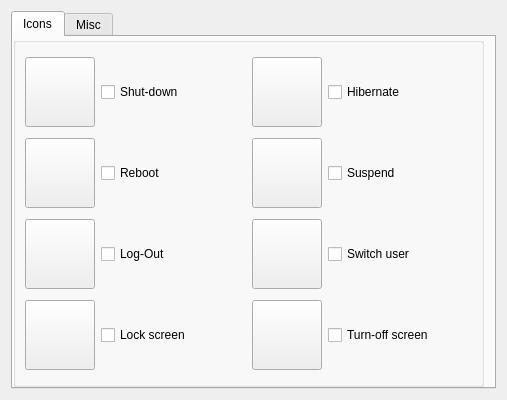
<?xml version="1.0" encoding="UTF-8"?>
<ui version="4.0">
 <class>AppearanceConfig</class>
 <widget class="QWidget" name="AppearanceConfig">
  <property name="geometry">
   <rect>
    <x>0</x>
    <y>0</y>
    <width>507</width>
    <height>400</height>
   </rect>
  </property>
  <property name="sizePolicy">
   <sizepolicy hsizetype="MinimumExpanding" vsizetype="Preferred">
    <horstretch>0</horstretch>
    <verstretch>0</verstretch>
   </sizepolicy>
  </property>
  <property name="minimumSize">
   <size>
    <width>450</width>
    <height>400</height>
   </size>
  </property>
  <property name="windowTitle">
   <string notr="true"/>
  </property>
  <layout class="QHBoxLayout" name="horizontalLayout">
   <item>
    <widget class="QTabWidget" name="tab">
     <property name="sizePolicy">
      <sizepolicy hsizetype="MinimumExpanding" vsizetype="Expanding">
       <horstretch>0</horstretch>
       <verstretch>0</verstretch>
      </sizepolicy>
     </property>
     <property name="currentIndex">
      <number>0</number>
     </property>
     <property name="tabsClosable">
      <bool>false</bool>
     </property>
     <widget class="QWidget" name="tabPage1">
      <property name="enabled">
       <bool>true</bool>
      </property>
      <property name="sizePolicy">
       <sizepolicy hsizetype="MinimumExpanding" vsizetype="Preferred">
        <horstretch>0</horstretch>
        <verstretch>0</verstretch>
       </sizepolicy>
      </property>
      <property name="accessibleName">
       <string/>
      </property>
      <attribute name="title">
       <string>Icons</string>
      </attribute>
      <widget class="QGroupBox" name="groupBox">
       <property name="geometry">
        <rect>
         <x>0</x>
         <y>0</y>
         <width>471</width>
         <height>350</height>
        </rect>
       </property>
       <property name="sizePolicy">
        <sizepolicy hsizetype="MinimumExpanding" vsizetype="Minimum">
         <horstretch>0</horstretch>
         <verstretch>0</verstretch>
        </sizepolicy>
       </property>
       <property name="minimumSize">
        <size>
         <width>300</width>
         <height>300</height>
        </size>
       </property>
       <property name="title">
        <string/>
       </property>
       <property name="alignment">
        <set>Qt::AlignCenter</set>
       </property>
       <property name="flat">
        <bool>true</bool>
       </property>
       <layout class="QGridLayout" name="gridLayout">
        <item row="1" column="1">
         <widget class="QCheckBox" name="checkBox">
          <property name="text">
           <string>Shut-down</string>
          </property>
         </widget>
        </item>
        <item row="2" column="1">
         <widget class="QCheckBox" name="checkBox_2">
          <property name="text">
           <string>Reboot</string>
          </property>
         </widget>
        </item>
        <item row="1" column="0">
         <widget class="KIconButton" name="kiconbutton">
          <property name="minimumSize">
           <size>
            <width>70</width>
            <height>70</height>
           </size>
          </property>
          <property name="maximumSize">
           <size>
            <width>70</width>
            <height>70</height>
           </size>
          </property>
         </widget>
        </item>
        <item row="2" column="0">
         <widget class="KIconButton" name="kiconbutton_2">
          <property name="minimumSize">
           <size>
            <width>70</width>
            <height>70</height>
           </size>
          </property>
          <property name="maximumSize">
           <size>
            <width>70</width>
            <height>70</height>
           </size>
          </property>
         </widget>
        </item>
        <item row="3" column="0">
         <widget class="KIconButton" name="kiconbutton_4">
          <property name="minimumSize">
           <size>
            <width>70</width>
            <height>70</height>
           </size>
          </property>
          <property name="maximumSize">
           <size>
            <width>70</width>
            <height>70</height>
           </size>
          </property>
         </widget>
        </item>
        <item row="3" column="1">
         <widget class="QCheckBox" name="checkBox_4">
          <property name="text">
           <string>Log-Out</string>
          </property>
         </widget>
        </item>
        <item row="4" column="0">
         <widget class="KIconButton" name="kiconbutton_7">
          <property name="minimumSize">
           <size>
            <width>70</width>
            <height>70</height>
           </size>
          </property>
          <property name="maximumSize">
           <size>
            <width>70</width>
            <height>70</height>
           </size>
          </property>
         </widget>
        </item>
        <item row="4" column="1">
         <widget class="QCheckBox" name="checkBox_9">
          <property name="text">
           <string>Lock screen</string>
          </property>
         </widget>
        </item>
        <item row="1" column="3">
         <widget class="QCheckBox" name="checkBox_5">
          <property name="text">
           <string>Hibernate</string>
          </property>
         </widget>
        </item>
        <item row="3" column="3">
         <widget class="QCheckBox" name="checkBox_11">
          <property name="sizePolicy">
           <sizepolicy hsizetype="Minimum" vsizetype="Fixed">
            <horstretch>0</horstretch>
            <verstretch>0</verstretch>
           </sizepolicy>
          </property>
          <property name="text">
           <string>Switch user</string>
          </property>
         </widget>
        </item>
        <item row="4" column="2">
         <widget class="KIconButton" name="kiconbutton_6">
          <property name="minimumSize">
           <size>
            <width>70</width>
            <height>70</height>
           </size>
          </property>
          <property name="maximumSize">
           <size>
            <width>70</width>
            <height>70</height>
           </size>
          </property>
         </widget>
        </item>
        <item row="3" column="2">
         <widget class="KIconButton" name="kiconbutton_8">
          <property name="minimumSize">
           <size>
            <width>70</width>
            <height>70</height>
           </size>
          </property>
          <property name="maximumSize">
           <size>
            <width>70</width>
            <height>70</height>
           </size>
          </property>
         </widget>
        </item>
        <item row="2" column="3">
         <widget class="QCheckBox" name="checkBox_3">
          <property name="text">
           <string>Suspend</string>
          </property>
         </widget>
        </item>
        <item row="2" column="2">
         <widget class="KIconButton" name="kiconbutton_3">
          <property name="minimumSize">
           <size>
            <width>70</width>
            <height>70</height>
           </size>
          </property>
          <property name="maximumSize">
           <size>
            <width>70</width>
            <height>70</height>
           </size>
          </property>
         </widget>
        </item>
        <item row="4" column="3">
         <widget class="QCheckBox" name="checkBox_8">
          <property name="sizePolicy">
           <sizepolicy hsizetype="Minimum" vsizetype="Fixed">
            <horstretch>0</horstretch>
            <verstretch>0</verstretch>
           </sizepolicy>
          </property>
          <property name="text">
           <string>Turn-off screen</string>
          </property>
         </widget>
        </item>
        <item row="1" column="2">
         <widget class="KIconButton" name="kiconbutton_5">
          <property name="minimumSize">
           <size>
            <width>70</width>
            <height>70</height>
           </size>
          </property>
          <property name="maximumSize">
           <size>
            <width>70</width>
            <height>70</height>
           </size>
          </property>
         </widget>
        </item>
       </layout>
      </widget>
     </widget>
     <widget class="QWidget" name="tabPage2">
      <attribute name="title">
       <string>Misc</string>
      </attribute>
      <widget class="QCheckBox" name="checkBoxAskConfirmation">
       <property name="geometry">
        <rect>
         <x>20</x>
         <y>20</y>
         <width>411</width>
         <height>23</height>
        </rect>
       </property>
       <property name="toolTip">
        <string/>
       </property>
       <property name="text">
        <string>Ask for confirmation</string>
       </property>
       <property name="checked">
        <bool>true</bool>
       </property>
      </widget>
      <widget class="QCheckBox" name="checkBoxLockBeforeSuspend">
       <property name="geometry">
        <rect>
         <x>20</x>
         <y>50</y>
         <width>411</width>
         <height>23</height>
        </rect>
       </property>
       <property name="toolTip">
        <string/>
       </property>
       <property name="text">
        <string>Lock screen for Hibernate and Suspend</string>
       </property>
       <property name="checked">
        <bool>true</bool>
       </property>
      </widget>
      <widget class="QRadioButton" name="radioOneRow">
       <property name="geometry">
        <rect>
         <x>120</x>
         <y>110</y>
         <width>311</width>
         <height>21</height>
        </rect>
       </property>
       <property name="text">
        <string>1 row</string>
       </property>
       <property name="checked">
        <bool>true</bool>
       </property>
      </widget>
      <widget class="QRadioButton" name="radioTwoRows">
       <property name="geometry">
        <rect>
         <x>120</x>
         <y>140</y>
         <width>311</width>
         <height>21</height>
        </rect>
       </property>
       <property name="text">
        <string>2 rows</string>
       </property>
      </widget>
      <widget class="QRadioButton" name="radioThreeRows">
       <property name="geometry">
        <rect>
         <x>120</x>
         <y>170</y>
         <width>311</width>
         <height>21</height>
        </rect>
       </property>
       <property name="text">
        <string>3 rows</string>
       </property>
      </widget>
      <widget class="QLabel" name="label">
       <property name="geometry">
        <rect>
         <x>20</x>
         <y>90</y>
         <width>411</width>
         <height>16</height>
        </rect>
       </property>
       <property name="text">
        <string>Number of rows:</string>
       </property>
      </widget>
      <widget class="QWidget" name="horizontalLayoutWidget">
       <property name="geometry">
        <rect>
         <x>20</x>
         <y>200</y>
         <width>191</width>
         <height>80</height>
        </rect>
       </property>
       <layout class="QHBoxLayout" name="horizontalLayout_2">
        <item>
         <widget class="QLabel" name="label_2">
          <property name="sizePolicy">
           <sizepolicy hsizetype="Minimum" vsizetype="Preferred">
            <horstretch>0</horstretch>
            <verstretch>0</verstretch>
           </sizepolicy>
          </property>
          <property name="text">
           <string>Background</string>
          </property>
         </widget>
        </item>
        <item>
         <widget class="QComboBox" name="comboBoxBackground">
          <property name="locale">
           <locale language="Italian" country="Italy"/>
          </property>
          <property name="maxVisibleItems">
           <number>4</number>
          </property>
          <item>
           <property name="text">
            <string>Default</string>
           </property>
          </item>
          <item>
           <property name="text">
            <string>Standard</string>
           </property>
          </item>
          <item>
           <property name="text">
            <string>Translucent</string>
           </property>
          </item>
          <item>
           <property name="text">
            <string>None</string>
           </property>
          </item>
         </widget>
        </item>
       </layout>
      </widget>
     </widget>
    </widget>
   </item>
  </layout>
 </widget>
 <customwidgets>
  <customwidget>
   <class>KIconButton</class>
   <extends>QPushButton</extends>
   <header>kicondialog.h</header>
  </customwidget>
 </customwidgets>
 <resources/>
 <connections/>
</ui>
